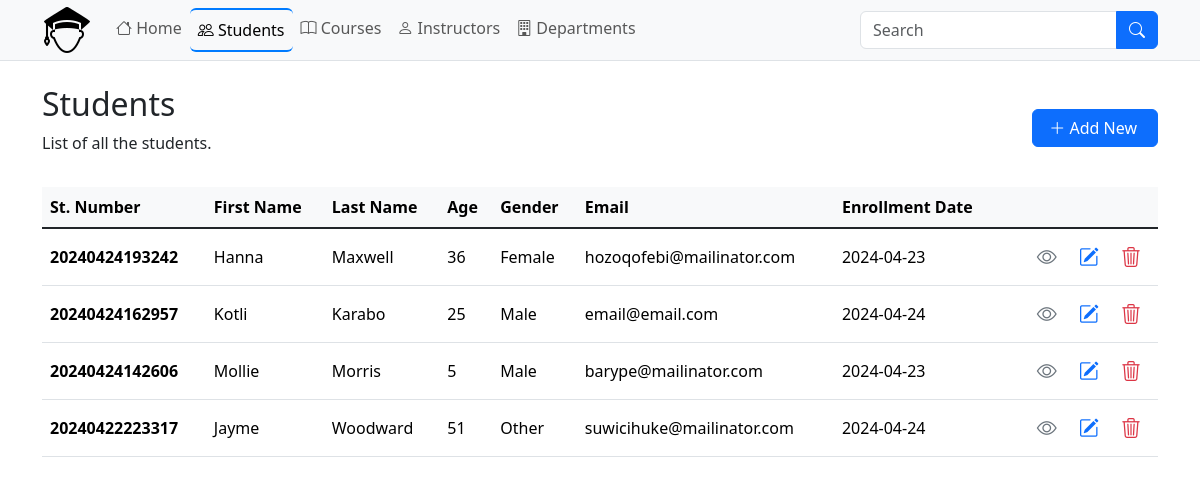
Before: /students.php with the older database file.
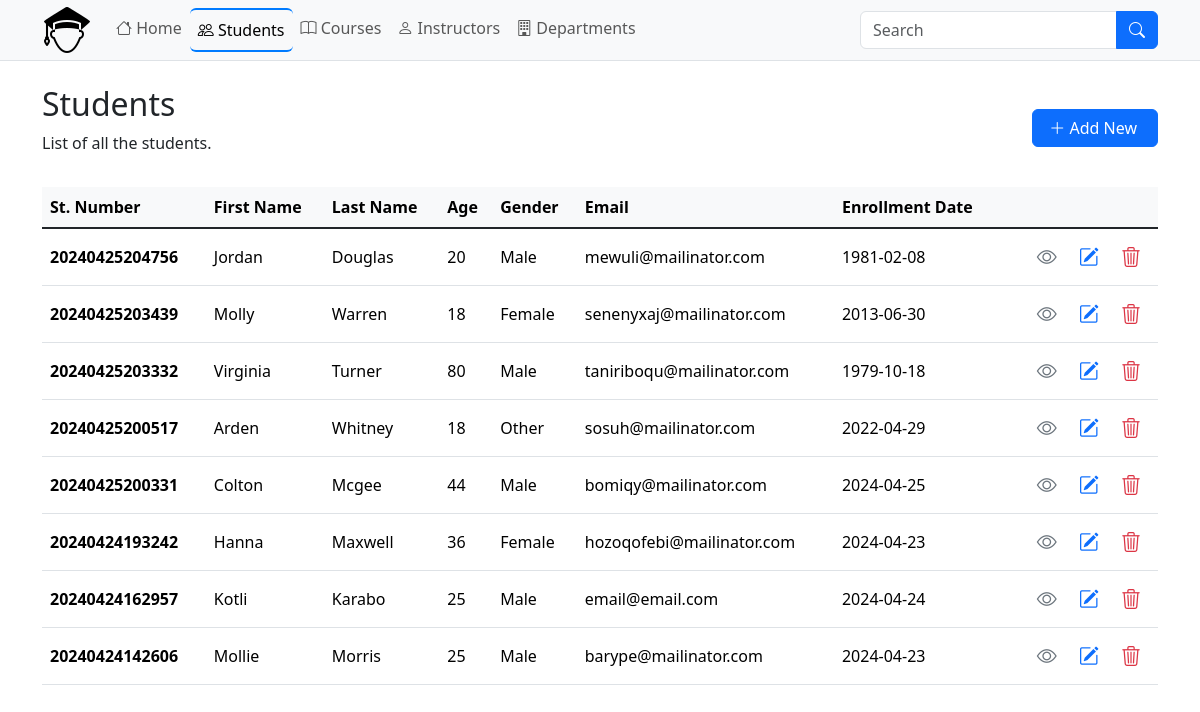
After: the same page with the newer database file.
### tables this page shows
CREATE TABLE `students` (
  `student_number` bigint(20) NOT NULL,
  `first_name` varchar(256) DEFAULT NULL,
  `last_name` varchar(256) DEFAULT NULL,
  `age` tinyint(4) DEFAULT NULL,
  `gender` varchar(10) DEFAULT NULL,
  `email` varchar(100) DEFAULT NULL,
  `enrollment_date` date NOT NULL,
  `created_at` timestamp NOT NULL DEFAULT current_timestamp(),
  `updated_at` timestamp NOT NULL DEFAULT current_timestamp() ON UPDATE current_timestamp()
);

### classes/Db.php (called while the page is built, shortened)
<?php
class DB
{
    private $hostName = 'localhost';
    private $dbUser = 'root';
    private $dbPass = '';
    private $dbName = 'student_management_system';
    private $options = [];
    protected $conn;
    public function __construct()
    {
        if (!isset($this->conn)) {
            try {
                $this->conn = new PDO("mysql:host=" . $this->hostName . "; dbname=" . $this->dbName, $this->dbUser, $this->dbPass, $this->options);
            } catch (PDOException $e) {
                die($e->getMessage());
            }
        }
        return $this->conn;
    }
}

### classes/Student.php (called while the page is built, shortened)
<?php
include_once 'Db.php';
class Student extends DB
{
    public function getStudents()
    {
        try {
            $stmt = $this->conn->prepare(
                "SELECT s.student_number, s.first_name, s.last_name, s.age, s.gender, s.email, s.enrollment_date
                FROM Students s
                LEFT JOIN enrollments e
                ON s.student_number = e.student_number
                GROUP BY s.student_number
                ORDER BY s.student_number DESC"
            );
            $stmt->execute();
            return $stmt->fetchAll(PDO::FETCH_ASSOC);
        } catch (PDOException $e) {
            $this->output = $e->getMessage();
            return $this->output;
        }
    }
}

### students.php (the view, shortened to what this page needs)
<?php
include_once './classes/Student.php';
$students = new Student();
?>
<?php include './includes/header.php'; ?>
<div class="container">
    <div class="row">
        <div class="col-12">
            <div class="d-flex align-items-center justify-content-between mt-4 mb-3">
                <div>
                    <h2>Students</h2>
                    <p>
                        List of all the students.
                    </p>
                </div>
                <div>
                    <a href="add-student.php" class="btn btn-primary custom">
                        <i class="bi bi-plus-lg"></i> Add New
                    </a>
                </div>
            </div>
            <div>
                <table class="table table-hover">
                    <thead>
                        <tr class="table-light">
                            <th scope="col">St. Number</th>
                            <th scope="col">First Name</th>
                            <th scope="col">Last Name</th>
                            <th scope="col">Age</th>
                            <th scope="col">Gender</th>
                            <th scope="col">Email</th>
                            <th scope="col">Enrollment Date</th>
                            <th scope="col"></th>
                        </tr>
                    </thead>
                    <tbody class="table-group-divider">
                        <?php if (!empty($students->getStudents())) : ?>
                            <?php foreach ($students->getStudents() as $student) : ?>
                                <tr>
                                    <th class="align-middle" scope="row"><?= $student['student_number'] ?></th>
                                    <td class="align-middle"><?= $student['first_name'] ?></td>
                                    <td class="align-middle"><?= $student['last_name'] ?></td>
                                    <td class="align-middle"><?= $student['age'] ?></td>
                                    <td class="align-middle"><?= $student['gender'] ?></td>
                                    <td class="align-middle"><?= $student['email'] ?></td>
                                    <td class="align-middle text-nowrap"><?= $student['enrollment_date'] ?></td>
                                    <td class="text-end align-middle text-nowrap">
                                        <a href="view-student.php?studentId=<?= $student['student_number'] ?>" title="Student Marks" class="btn btn-transparent btn-sm text-secondary">
                                            <i class="bi bi-eye fs-5"></i>
                                        </a>
                                        <a href="update-student.php?studentId=<?= $student['student_number'] ?>" title="Edit Student" class="btn btn-transparent btn-sm text-primary">
                                            <i class="bi bi-pencil-square fs-5"></i>
                                        </a>
                                        <a href="delete-student.php?studentId=<?= $student['student_number'] ?>" title="Delete Student" class="btn btn-transparent btn-sm text-danger">
                                            <i class="bi bi-trash3 fs-5"></i>
                                        </a>
                                    </td>
                                </tr>
                            <?php endforeach; ?>
                        <?php else : ?>
                            <tr>
                                <td colspan="9" class="text-center">There are no students in the database.</td>
                            </tr>
                        <?php endif; ?>
                    </tbody>
                </table>
            </div>
        </div>
    </div>
</div>
<?php include './includes/footer.php'; ?>

### includes/header.php (shortened to what this page needs)
<?php
$page = basename(substr($_SERVER['PHP_SELF'], 0, strrpos($_SERVER['PHP_SELF'], '.')));
?>
<!DOCTYPE html>
<html>
<head>
    <link rel="stylesheet" href="./assets/css/bootstrap.min.css" type="text/css">
    <link rel="stylesheet" href="./assets/css/styles.css" type="text/css">
    <link rel="stylesheet" href="./assets/bootstrap-icons/bootstrap-icons.css" type="text/css">
</head>
<body>
    <nav class="navbar navbar-expand-lg bg-body-tertiary border-bottom sticky-top">
        <div class="container">
            <a class="navbar-brand" href="index.php">
                <img src="./assets/images/student-50.png" alt="Logo" />
            </a>
            <div class="collapse navbar-collapse" id="navbarSupportedContent">
                <ul class="navbar-nav me-auto mb-2 mb-lg-0">
                    <li class="nav-item">
                        <a class="nav-link<?= $page == 'index' ? ' active' : '' ?>" href="index.php">
                            <i class="bi bi-house"></i>
                            Home
                        </a>
                    </li>
                    <li class="nav-item">
                        <a class="nav-link<?= $page == 'students' ? ' active' : '' ?>" href="students.php">
                            <i class="bi bi-people"></i>
                            Students
                        </a>
                    </li>
                    <li class="nav-item">
                        <a class="nav-link<?= $page == 'courses' ? ' active' : '' ?>" href="courses.php">
                            <i class="bi bi-book"></i>
                            Courses
                        </a>
                    </li>
                    <li class="nav-item">
                        <a class="nav-link<?= $page == 'instructors' ? ' active' : '' ?>" href="instructors.php">
                            <i class="bi bi-person"></i>
                            Instructors
                        </a>
                    </li>
                    <li class="nav-item">
                        <a class="nav-link<?= $page == 'departments' ? ' active' : '' ?>" href="departments.php">
                            <i class="bi bi-building"></i>
                            Departments
                        </a>
                    </li>
                </ul>
                <form action="search.php" class="d-flex" role="search">
                    <div class="input-group">
                        <input class="form-control" type="search" name="query" value="<?= isset($_GET['query']) ? $_GET['query'] : '' ?>" placeholder="Search" aria-label="Search">
                        <button class="btn btn-primary" type="submit">
                            <i class="bi bi-search"></i>
                        </button>
                    </div>
                </form>
            </div>
        </div>
    </nav>

### includes/footer.php (shortened to what this page needs)
</body>
</html>

### assets/css/styles.css (style rules this page uses)
.btn.custom { padding-left: 1rem !important; padding-right: 1.25rem !important; }
.navbar { padding: 0; }
.nav-item .nav-link { transition: all .2s ease-in-out !important; }
.nav-item .nav-link.active { border-top: 2px solid #007bff !important; border-bottom: 2px solid #007bff !important; border-radius: 0.375rem !important; }

Changed rows visible on the page:
removed students: student_number "20240422223317", first_name "Jayme", last_name "Woodward", age "51", gender "Other", email "suwicihuke@mailinator.com", enrollment_date "2024-04-24"
added students: student_number "20240425204756", first_name "Jordan", last_name "Douglas", age "20", gender "Male", email "mewuli@mailinator.com", enrollment_date "1981-02-08"
added students: student_number "20240425203439", first_name "Molly", last_name "Warren", age "18", gender "Female", email "senenyxaj@mailinator.com", enrollment_date "2013-06-30"
added students: student_number "20240425203332", first_name "Virginia", last_name "Turner", age "80", gender "Male", email "taniriboqu@mailinator.com", enrollment_date "1979-10-18"
added students: student_number "20240425200517", first_name "Arden", last_name "Whitney", age "18", gender "Other", email "sosuh@mailinator.com", enrollment_date "2022-04-29"
added students: student_number "20240425200331", first_name "Colton", last_name "Mcgee", age "44", gender "Male", email "bomiqy@mailinator.com", enrollment_date "2024-04-25"
changed students "Mollie": age "5" → "25"
